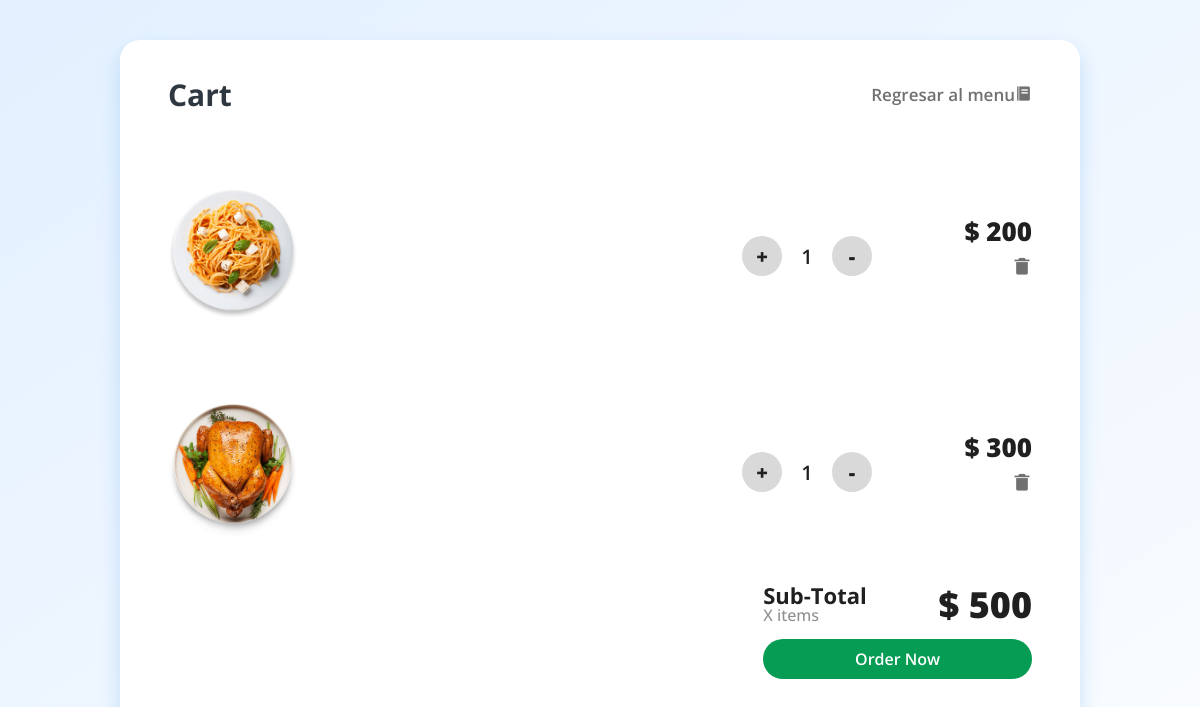
/cart (signed in), run on the app's committed database.
### restaurant/models.py (models this page shows, shortened)
class Item(db.Model):
    item_id = db.Column(db.Integer(), primary_key = True)
    name = db.Column(db.String(length = 30), nullable = False)
    description = db.Column(db.String(length = 50), nullable = False)
    price = db.Column(db.Integer(), nullable = False)
    source = db.Column(db.String(length = 30), nullable = False)
    orderer = db.Column(db.Integer(), db.ForeignKey('user.id'))  #Se utiliza para almacenar información sobre el artículo pedido por el usuario.

### restaurant/routes.py (the view, shortened to what this page needs)
@app.route('/cart', methods = ['GET', 'POST'])
def cart_page():
    order_form = OrderForm()
    if request.method == 'GET':
        selected_items = Item.query.filter_by(orderer = current_user.id)#Obtener elementos que el usuario ha añadido al carrito
        return render_template('cart.html', order_form = order_form, selected_items = selected_items)

### restaurant/forms.py
class OrderForm(FlaskForm):
    submit = SubmitField(label = 'Order Now')

### restaurant/models.py (called while the page is built)
@login_manager.user_loader
def load_user(user_id):
    return User.query.get(int(user_id))

### restaurant/templates/cart.html (shortened to what this page needs)
<!DOCTYPE html>
<html>
<head>
	<link href='https://cdn.jsdelivr.net/npm/boxicons@2.0.5/css/boxicons.min.css' rel='stylesheet'>
	<link rel= "stylesheet" type= "text/css" href= "{{ url_for('static',filename='styles/css/style-cart.css') }}">
</head>
<body>
   <div class="CartContainer">
   	   <div class="Header">
   	   	<h3 class="Heading">Cart</h3>
   	   	<a href="{{ url_for('menu_page') }}" class = "back"><h5 class="Action">Regresar al menu<i class='bx bxs-food-menu'></i></h5></a>
   	   </div>
	   {% for selected_item in selected_items %}
   	   <div class="Cart-Items">
   	   	  <div class="image-box">
   	   	    <img src="{{ url_for('static', filename = 'styles/img/'+selected_item.source) }}" alt="" class="menu__img">
   	   	  </div>
   	   	  <div class="about">
            <h1 class="title"></h1>
   	   	  </div>
   	   	  <div class="counter">
   	   	  	<div class="btn">+</div>
   	   	  	<div class="count">1</div>
   	   	  	<div class="btn">-</div>
   	   	  </div>
   	   	  <div class="prices">
   	   	  	<div class="amount">$ {{ selected_item.price }}</div>
   	   	  	<div class="remove"><i class='bx bxs-trash-alt'></i></div>
   	   	  </div>
   	   </div>
	   {% endfor %}
		<div class="checkout">
			<div class="total">
				<div>
					<div class="Subtotal">Sub-Total</div>
					<div class="items"> X items</div>
				</div>
				<div class="total-amount">$ {{ selected_items | sum(attribute='price') }}</div>
			</div>
			<form method = 'POST'>
				{{ order_form.submit(class = 'button') }}
			</form>
		</div>
 	</div>
</body>
</html>

### restaurant/static/styles/css/style-cart.css (style rules this page uses)
body { margin: 0; padding: 0; background: linear-gradient(to bottom right, #E3F0FF, #FAFCFF); height: 100vh; display: flex; justify-content: center; align-items: center; }
.CartContainer { width: 80%; height: 90%; background-color: #ffffff; border-radius: 20px; box-shadow: 0px 10px 20px #1687d933; }
.Header { margin: auto; width: 90%; height: 15%; display: flex; justify-content: space-between; align-items: center; }
.Heading { font-size: 30px; font-family: 'Open Sans'; font-weight: 700; color: #2F3841; }
.back { text-decoration: none; }
.Action { font-size: 17px; font-family: 'Open Sans'; font-weight: 600; color: #707070; cursor: pointer; }
.Cart-Items { margin: auto; width: 90%; height: 30%; display: flex; justify-content: space-between; align-items: center; }
.image-box { width: 15%; text-align: center; }
.about { height: 100%; width: 30%; }
.title { padding-top: 60px; line-height: 10px; font-size: 32px; font-family: 'Open Sans'; font-weight: 800; color: #202020; }
.counter { width: 15%; display: flex; justify-content: space-between; align-items: center; }
.btn { width: 40px; height: 40px; border-radius: 50%; background-color: #d9d9d9; display: flex; justify-content: center; align-items: center; font-size: 20px; font-family: 'Open Sans'; font-weight: 900; color: #202020; cursor: pointer; }
.count { font-size: 20px; font-family: 'Open Sans'; font-weight: 600; color: #202020; }
.prices { height: 100%; text-align: right; padding-top: 90px; }
.amount { padding-top: 20px; font-size: 26px; font-family: 'Open Sans'; font-weight: 800; color: #202020; }
.remove { padding-top: 5px; font-size: 20px; font-family: 'Open Sans'; font-weight: 600; color: #707070; cursor: pointer; }
.checkout { float: right; margin-right: 5%; width: 28%; }
.total { width: 100%; display: flex; justify-content: space-between; }
.Subtotal { font-size: 22px; font-family: 'Open Sans'; font-weight: 700; color: #202020; }
.items { font-size: 16px; font-family: 'Open Sans'; font-weight: 500; color: #909090; line-height: 10px; }
.total-amount { font-size: 36px; font-family: 'Open Sans'; font-weight: 900; color: #202020; }
.button { margin-top: 10px; width: 100%; height: 40px; border: none; background-color: #069C54; border-radius: 20px; cursor: pointer; font-size: 16px; font-family: 'Open Sans'; font-weight: 600; color: #FFF; }
.menu__img { width: 130px; }

### data on the page
Item: source (picture), price "200"
Item: source (picture), price "300"

### other printed values
{{ selected_items | sum(attribute='price') }} "500"
